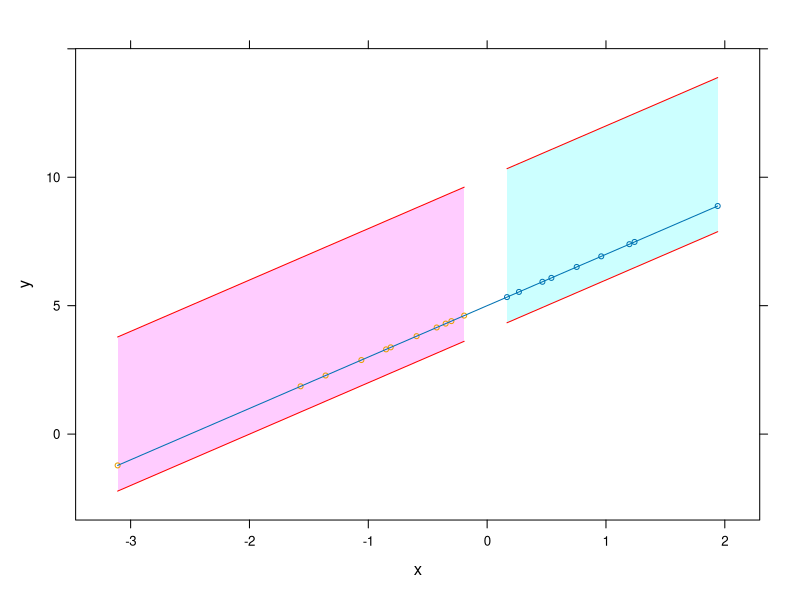
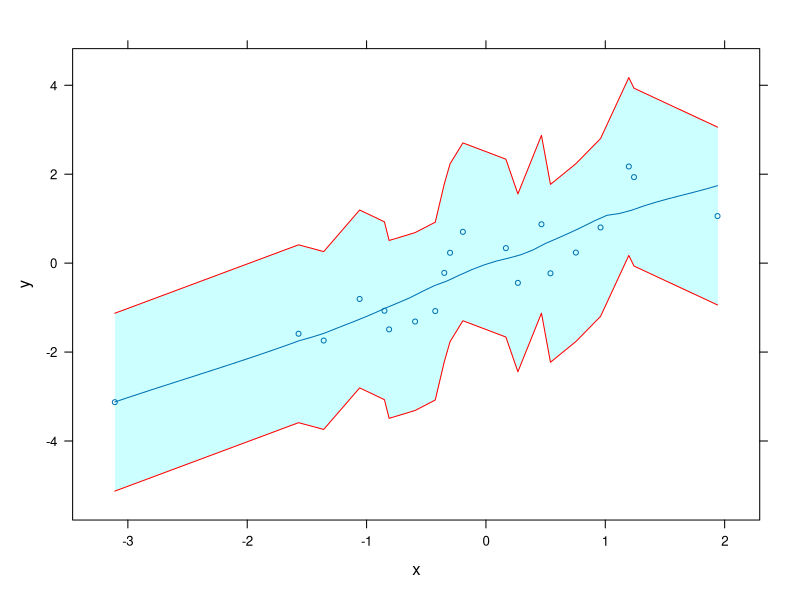

R code for these plots, in order:
library(lattice)
bandplot <- function(formula, data, ...) {
    my.panel.bands <- function(x, y, upper, lower, col, fill, subscripts, ...) {
        order <- order(x)
        upper <- upper[subscripts[order]]
        lower <- lower[subscripts[order]]
        x <- x[order]
        panel.polygon(c(x, rev(x)), c(upper, rev(lower)), col=fill, border = FALSE, ...)
        panel.lines(x, upper, col = 'red');
        panel.lines(rev(x), rev(lower), col = 'red');
    }

    my.prepanel <- function(x,y,upper,lower,...) { 
        p<-prepanel.default.xyplot(x,y,...);
        p$ylim <- c(min(lower), max(upper));
        p
    }

    my.panel <- function(x, y,...) {
           panel.superpose(x, y, panel.groups = my.panel.bands, type='b', col='gray',...);
           panel.xyplot(x, y, type='p', cex=0.6, lty=1,...);           
           panel.loess(x, y, ...);
    }

    xyplot(formula, data, prepanel = my.prepanel, panel = my.panel, ...)
}

my.count <- 20
my.x <- rnorm(my.count)
my.data <- data.frame(x = my.x, y = 5 + 2 * my.x)
bandplot(y ~ x, data = my.data, upper = my.data$y + 5, lower = my.data$y - 1, groups = (x<0))

my.data <-  data.frame(x=my.x, y=my.x + runif(my.count, -1, 1))
bandplot(y ~ x, data = my.data, upper=my.data$y+2, lower=my.data$y-2, groups=(x<100))
